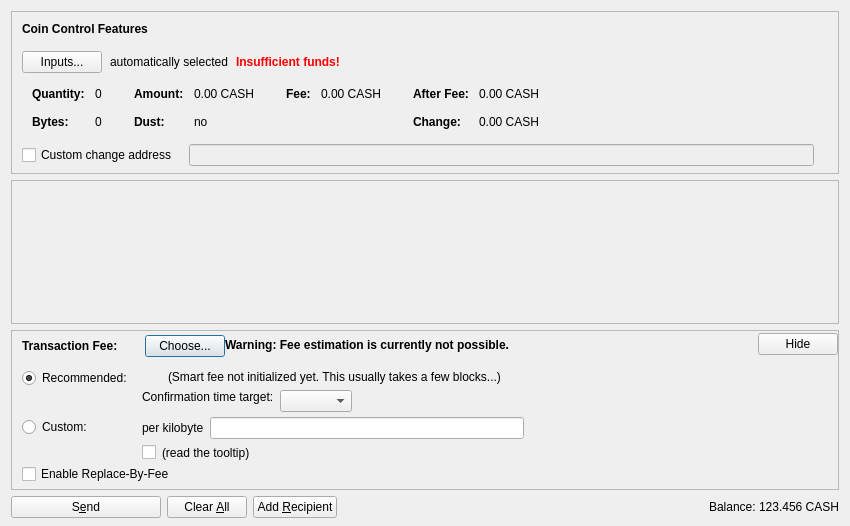
<?xml version="1.0" encoding="UTF-8"?>
<ui version="4.0">
 <class>SendCoinsDialog</class>
 <widget class="QDialog" name="SendCoinsDialog">
  <property name="geometry">
   <rect>
    <x>0</x>
    <y>0</y>
    <width>850</width>
    <height>526</height>
   </rect>
  </property>
  <property name="windowTitle">
   <string>Send Coins</string>
  </property>
  <layout class="QVBoxLayout" name="verticalLayout" stretch="0,1,0,0">
   <property name="bottomMargin">
    <number>8</number>
   </property>
   <item>
    <widget class="QFrame" name="frameCoinControl">
     <property name="sizePolicy">
      <sizepolicy hsizetype="Expanding" vsizetype="Expanding">
       <horstretch>0</horstretch>
       <verstretch>0</verstretch>
      </sizepolicy>
     </property>
     <property name="maximumSize">
      <size>
       <width>16777215</width>
       <height>16777215</height>
      </size>
     </property>
     <property name="frameShape">
      <enum>QFrame::StyledPanel</enum>
     </property>
     <property name="frameShadow">
      <enum>QFrame::Sunken</enum>
     </property>
     <layout class="QVBoxLayout" name="verticalLayoutCoinControl2">
      <property name="spacing">
       <number>0</number>
      </property>
      <property name="leftMargin">
       <number>0</number>
      </property>
      <property name="topMargin">
       <number>0</number>
      </property>
      <property name="rightMargin">
       <number>0</number>
      </property>
      <property name="bottomMargin">
       <number>6</number>
      </property>
      <item>
       <layout class="QVBoxLayout" name="verticalLayoutCoinControl" stretch="0,0,0,0,1">
        <property name="spacing">
         <number>0</number>
        </property>
        <property name="leftMargin">
         <number>10</number>
        </property>
        <property name="topMargin">
         <number>10</number>
        </property>
        <item>
         <layout class="QHBoxLayout" name="horizontalLayoutCoinControl1">
          <property name="bottomMargin">
           <number>15</number>
          </property>
          <item>
           <widget class="QLabel" name="labelCoinControlFeatures">
            <property name="sizePolicy">
             <sizepolicy hsizetype="Preferred" vsizetype="Maximum">
              <horstretch>0</horstretch>
              <verstretch>0</verstretch>
             </sizepolicy>
            </property>
            <property name="font">
             <font>
              <weight>75</weight>
              <bold>true</bold>
             </font>
            </property>
            <property name="styleSheet">
             <string notr="true">font-weight:bold;</string>
            </property>
            <property name="text">
             <string>Coin Control Features</string>
            </property>
           </widget>
          </item>
         </layout>
        </item>
        <item>
         <layout class="QHBoxLayout" name="horizontalLayoutCoinControl2" stretch="0,0,0,0">
          <property name="spacing">
           <number>8</number>
          </property>
          <property name="bottomMargin">
           <number>10</number>
          </property>
          <item>
           <widget class="QPushButton" name="pushButtonCoinControl">
            <property name="styleSheet">
             <string notr="true"/>
            </property>
            <property name="text">
             <string>Inputs...</string>
            </property>
            <property name="autoDefault">
             <bool>false</bool>
            </property>
           </widget>
          </item>
          <item>
           <widget class="QLabel" name="labelCoinControlAutomaticallySelected">
            <property name="text">
             <string>automatically selected</string>
            </property>
            <property name="margin">
             <number>5</number>
            </property>
           </widget>
          </item>
          <item>
           <widget class="QLabel" name="labelCoinControlInsuffFunds">
            <property name="font">
             <font>
              <weight>75</weight>
              <bold>true</bold>
             </font>
            </property>
            <property name="styleSheet">
             <string notr="true">color:red;font-weight:bold;</string>
            </property>
            <property name="text">
             <string>Insufficient funds!</string>
            </property>
            <property name="margin">
             <number>5</number>
            </property>
           </widget>
          </item>
          <item>
           <spacer name="horizontalSpacerCoinControl">
            <property name="orientation">
             <enum>Qt::Horizontal</enum>
            </property>
            <property name="sizeHint" stdset="0">
             <size>
              <width>40</width>
              <height>1</height>
             </size>
            </property>
           </spacer>
          </item>
         </layout>
        </item>
        <item>
         <widget class="QWidget" name="widgetCoinControl" native="true">
          <property name="sizePolicy">
           <sizepolicy hsizetype="Preferred" vsizetype="Preferred">
            <horstretch>0</horstretch>
            <verstretch>0</verstretch>
           </sizepolicy>
          </property>
          <property name="minimumSize">
           <size>
            <width>0</width>
            <height>0</height>
           </size>
          </property>
          <property name="styleSheet">
           <string notr="true"/>
          </property>
          <layout class="QHBoxLayout" name="horizontalLayoutCoinControl5">
           <property name="leftMargin">
            <number>0</number>
           </property>
           <property name="topMargin">
            <number>0</number>
           </property>
           <property name="rightMargin">
            <number>0</number>
           </property>
           <property name="bottomMargin">
            <number>0</number>
           </property>
           <item>
            <layout class="QHBoxLayout" name="horizontalLayoutCoinControl3" stretch="0,0,0,1">
             <property name="spacing">
              <number>20</number>
             </property>
             <property name="topMargin">
              <number>0</number>
             </property>
             <property name="bottomMargin">
              <number>10</number>
             </property>
             <item>
              <layout class="QFormLayout" name="formLayoutCoinControl1">
               <property name="horizontalSpacing">
                <number>10</number>
               </property>
               <property name="verticalSpacing">
                <number>14</number>
               </property>
               <property name="leftMargin">
                <number>10</number>
               </property>
               <property name="topMargin">
                <number>4</number>
               </property>
               <property name="rightMargin">
                <number>6</number>
               </property>
               <item row="0" column="0">
                <widget class="QLabel" name="labelCoinControlQuantityText">
                 <property name="font">
                  <font>
                   <weight>75</weight>
                   <bold>true</bold>
                  </font>
                 </property>
                 <property name="text">
                  <string>Quantity:</string>
                 </property>
                 <property name="margin">
                  <number>0</number>
                 </property>
                </widget>
               </item>
               <item row="0" column="1">
                <widget class="QLabel" name="labelCoinControlQuantity">
                 <property name="cursor">
                  <cursorShape>IBeamCursor</cursorShape>
                 </property>
                 <property name="contextMenuPolicy">
                  <enum>Qt::ActionsContextMenu</enum>
                 </property>
                 <property name="text">
                  <string notr="true">0</string>
                 </property>
                 <property name="margin">
                  <number>0</number>
                 </property>
                 <property name="textInteractionFlags">
                  <set>Qt::LinksAccessibleByMouse|Qt::TextSelectableByKeyboard|Qt::TextSelectableByMouse</set>
                 </property>
                </widget>
               </item>
               <item row="1" column="0">
                <widget class="QLabel" name="labelCoinControlBytesText">
                 <property name="font">
                  <font>
                   <weight>75</weight>
                   <bold>true</bold>
                  </font>
                 </property>
                 <property name="text">
                  <string>Bytes:</string>
                 </property>
                </widget>
               </item>
               <item row="1" column="1">
                <widget class="QLabel" name="labelCoinControlBytes">
                 <property name="cursor">
                  <cursorShape>IBeamCursor</cursorShape>
                 </property>
                 <property name="contextMenuPolicy">
                  <enum>Qt::ActionsContextMenu</enum>
                 </property>
                 <property name="text">
                  <string notr="true">0</string>
                 </property>
                 <property name="textInteractionFlags">
                  <set>Qt::LinksAccessibleByMouse|Qt::TextSelectableByKeyboard|Qt::TextSelectableByMouse</set>
                 </property>
                </widget>
               </item>
              </layout>
             </item>
             <item>
              <layout class="QFormLayout" name="formLayoutCoinControl2">
               <property name="horizontalSpacing">
                <number>10</number>
               </property>
               <property name="verticalSpacing">
                <number>14</number>
               </property>
               <property name="leftMargin">
                <number>6</number>
               </property>
               <property name="topMargin">
                <number>4</number>
               </property>
               <property name="rightMargin">
                <number>6</number>
               </property>
               <item row="0" column="0">
                <widget class="QLabel" name="labelCoinControlAmountText">
                 <property name="font">
                  <font>
                   <weight>75</weight>
                   <bold>true</bold>
                  </font>
                 </property>
                 <property name="text">
                  <string>Amount:</string>
                 </property>
                 <property name="margin">
                  <number>0</number>
                 </property>
                </widget>
               </item>
               <item row="0" column="1">
                <widget class="QLabel" name="labelCoinControlAmount">
                 <property name="cursor">
                  <cursorShape>IBeamCursor</cursorShape>
                 </property>
                 <property name="contextMenuPolicy">
                  <enum>Qt::ActionsContextMenu</enum>
                 </property>
                 <property name="text">
                  <string notr="true">0.00 CASH</string>
                 </property>
                 <property name="textInteractionFlags">
                  <set>Qt::LinksAccessibleByMouse|Qt::TextSelectableByKeyboard|Qt::TextSelectableByMouse</set>
                 </property>
                </widget>
               </item>
               <item row="1" column="0">
                <widget class="QLabel" name="labelCoinControlLowOutputText">
                 <property name="font">
                  <font>
                   <weight>75</weight>
                   <bold>true</bold>
                  </font>
                 </property>
                 <property name="text">
                  <string>Dust:</string>
                 </property>
                </widget>
               </item>
               <item row="1" column="1">
                <widget class="QLabel" name="labelCoinControlLowOutput">
                 <property name="cursor">
                  <cursorShape>IBeamCursor</cursorShape>
                 </property>
                 <property name="contextMenuPolicy">
                  <enum>Qt::ActionsContextMenu</enum>
                 </property>
                 <property name="text">
                  <string notr="true">no</string>
                 </property>
                 <property name="textInteractionFlags">
                  <set>Qt::LinksAccessibleByMouse|Qt::TextSelectableByKeyboard|Qt::TextSelectableByMouse</set>
                 </property>
                </widget>
               </item>
              </layout>
             </item>
             <item>
              <layout class="QFormLayout" name="formLayoutCoinControl3">
               <property name="horizontalSpacing">
                <number>10</number>
               </property>
               <property name="verticalSpacing">
                <number>14</number>
               </property>
               <property name="leftMargin">
                <number>6</number>
               </property>
               <property name="topMargin">
                <number>4</number>
               </property>
               <property name="rightMargin">
                <number>6</number>
               </property>
               <item row="0" column="0">
                <widget class="QLabel" name="labelCoinControlFeeText">
                 <property name="font">
                  <font>
                   <weight>75</weight>
                   <bold>true</bold>
                  </font>
                 </property>
                 <property name="text">
                  <string>Fee:</string>
                 </property>
                 <property name="margin">
                  <number>0</number>
                 </property>
                </widget>
               </item>
               <item row="0" column="1">
                <widget class="QLabel" name="labelCoinControlFee">
                 <property name="cursor">
                  <cursorShape>IBeamCursor</cursorShape>
                 </property>
                 <property name="contextMenuPolicy">
                  <enum>Qt::ActionsContextMenu</enum>
                 </property>
                 <property name="text">
                  <string notr="true">0.00 CASH</string>
                 </property>
                 <property name="textInteractionFlags">
                  <set>Qt::LinksAccessibleByMouse|Qt::TextSelectableByKeyboard|Qt::TextSelectableByMouse</set>
                 </property>
                </widget>
               </item>
              </layout>
             </item>
             <item>
              <layout class="QFormLayout" name="formLayoutCoinControl4">
               <property name="horizontalSpacing">
                <number>10</number>
               </property>
               <property name="verticalSpacing">
                <number>14</number>
               </property>
               <property name="leftMargin">
                <number>6</number>
               </property>
               <property name="topMargin">
                <number>4</number>
               </property>
               <property name="rightMargin">
                <number>6</number>
               </property>
               <item row="0" column="0">
                <widget class="QLabel" name="labelCoinControlAfterFeeText">
                 <property name="font">
                  <font>
                   <weight>75</weight>
                   <bold>true</bold>
                  </font>
                 </property>
                 <property name="text">
                  <string>After Fee:</string>
                 </property>
                 <property name="margin">
                  <number>0</number>
                 </property>
                </widget>
               </item>
               <item row="0" column="1">
                <widget class="QLabel" name="labelCoinControlAfterFee">
                 <property name="cursor">
                  <cursorShape>IBeamCursor</cursorShape>
                 </property>
                 <property name="contextMenuPolicy">
                  <enum>Qt::ActionsContextMenu</enum>
                 </property>
                 <property name="text">
                  <string notr="true">0.00 CASH</string>
                 </property>
                 <property name="textInteractionFlags">
                  <set>Qt::LinksAccessibleByMouse|Qt::TextSelectableByKeyboard|Qt::TextSelectableByMouse</set>
                 </property>
                </widget>
               </item>
               <item row="1" column="0">
                <widget class="QLabel" name="labelCoinControlChangeText">
                 <property name="font">
                  <font>
                   <weight>75</weight>
                   <bold>true</bold>
                  </font>
                 </property>
                 <property name="text">
                  <string>Change:</string>
                 </property>
                </widget>
               </item>
               <item row="1" column="1">
                <widget class="QLabel" name="labelCoinControlChange">
                 <property name="cursor">
                  <cursorShape>IBeamCursor</cursorShape>
                 </property>
                 <property name="contextMenuPolicy">
                  <enum>Qt::ActionsContextMenu</enum>
                 </property>
                 <property name="text">
                  <string notr="true">0.00 CASH</string>
                 </property>
                 <property name="textInteractionFlags">
                  <set>Qt::LinksAccessibleByMouse|Qt::TextSelectableByKeyboard|Qt::TextSelectableByMouse</set>
                 </property>
                </widget>
               </item>
              </layout>
             </item>
            </layout>
           </item>
          </layout>
         </widget>
        </item>
        <item>
         <layout class="QHBoxLayout" name="horizontalLayoutCoinControl4" stretch="0,0,0">
          <property name="spacing">
           <number>12</number>
          </property>
          <property name="sizeConstraint">
           <enum>QLayout::SetDefaultConstraint</enum>
          </property>
          <property name="topMargin">
           <number>5</number>
          </property>
          <property name="rightMargin">
           <number>5</number>
          </property>
          <item>
           <widget class="QCheckBox" name="checkBoxCoinControlChange">
            <property name="toolTip">
             <string>If this is activated, but the change address is empty or invalid, change will be sent to a newly generated address.</string>
            </property>
            <property name="text">
             <string>Custom change address</string>
            </property>
           </widget>
          </item>
          <item>
           <widget class="QValidatedLineEdit" name="lineEditCoinControlChange">
            <property name="enabled">
             <bool>false</bool>
            </property>
            <property name="sizePolicy">
             <sizepolicy hsizetype="Expanding" vsizetype="Fixed">
              <horstretch>0</horstretch>
              <verstretch>0</verstretch>
             </sizepolicy>
            </property>
           </widget>
          </item>
          <item>
           <widget class="QLabel" name="labelCoinControlChangeLabel">
            <property name="sizePolicy">
             <sizepolicy hsizetype="Preferred" vsizetype="Expanding">
              <horstretch>0</horstretch>
              <verstretch>0</verstretch>
             </sizepolicy>
            </property>
            <property name="minimumSize">
             <size>
              <width>0</width>
              <height>0</height>
             </size>
            </property>
            <property name="text">
             <string/>
            </property>
            <property name="margin">
             <number>3</number>
            </property>
           </widget>
          </item>
         </layout>
        </item>
        <item>
         <spacer name="verticalSpacerCoinControl">
          <property name="orientation">
           <enum>Qt::Vertical</enum>
          </property>
          <property name="sizeHint" stdset="0">
           <size>
            <width>800</width>
            <height>1</height>
           </size>
          </property>
         </spacer>
        </item>
       </layout>
      </item>
     </layout>
    </widget>
   </item>
   <item>
    <widget class="QScrollArea" name="scrollArea">
     <property name="widgetResizable">
      <bool>true</bool>
     </property>
     <widget class="QWidget" name="scrollAreaWidgetContents">
      <property name="geometry">
       <rect>
        <x>0</x>
        <y>0</y>
        <width>830</width>
        <height>104</height>
       </rect>
      </property>
      <layout class="QVBoxLayout" name="verticalLayout_2" stretch="0,1">
       <property name="leftMargin">
        <number>0</number>
       </property>
       <property name="topMargin">
        <number>0</number>
       </property>
       <property name="rightMargin">
        <number>0</number>
       </property>
       <property name="bottomMargin">
        <number>0</number>
       </property>
       <item>
        <layout class="QVBoxLayout" name="entries">
         <property name="spacing">
          <number>6</number>
         </property>
        </layout>
       </item>
       <item>
        <spacer name="verticalSpacer">
         <property name="orientation">
          <enum>Qt::Vertical</enum>
         </property>
         <property name="sizeHint" stdset="0">
          <size>
           <width>20</width>
           <height>40</height>
          </size>
         </property>
        </spacer>
       </item>
      </layout>
     </widget>
    </widget>
   </item>
   <item>
    <widget class="QFrame" name="frameFee">
     <property name="sizePolicy">
      <sizepolicy hsizetype="Expanding" vsizetype="Expanding">
       <horstretch>0</horstretch>
       <verstretch>0</verstretch>
      </sizepolicy>
     </property>
     <property name="maximumSize">
      <size>
       <width>16777215</width>
       <height>16777215</height>
      </size>
     </property>
     <property name="frameShape">
      <enum>QFrame::StyledPanel</enum>
     </property>
     <property name="frameShadow">
      <enum>QFrame::Sunken</enum>
     </property>
     <layout class="QVBoxLayout" name="verticalLayoutFee1">
      <property name="spacing">
       <number>0</number>
      </property>
      <property name="leftMargin">
       <number>0</number>
      </property>
      <property name="topMargin">
       <number>0</number>
      </property>
      <property name="rightMargin">
       <number>0</number>
      </property>
      <property name="bottomMargin">
       <number>0</number>
      </property>
      <item>
       <layout class="QVBoxLayout" name="verticalLayoutFee2" stretch="0,0,0">
        <property name="spacing">
         <number>0</number>
        </property>
        <property name="leftMargin">
         <number>10</number>
        </property>
        <property name="topMargin">
         <number>0</number>
        </property>
        <item>
         <layout class="QHBoxLayout" name="horizontalLayoutFee1">
          <property name="bottomMargin">
           <number>0</number>
          </property>
          <item>
           <layout class="QVBoxLayout" name="verticalLayoutFee7">
            <property name="spacing">
             <number>0</number>
            </property>
            <item>
             <spacer name="verticalSpacerSmartFee">
              <property name="orientation">
               <enum>Qt::Vertical</enum>
              </property>
              <property name="sizeType">
               <enum>QSizePolicy::Fixed</enum>
              </property>
              <property name="sizeHint" stdset="0">
               <size>
                <width>1</width>
                <height>4</height>
               </size>
              </property>
             </spacer>
            </item>
            <item>
             <layout class="QHBoxLayout" name="horizontalLayoutSmartFee">
              <property name="spacing">
               <number>10</number>
              </property>
              <item>
               <widget class="QLabel" name="labelFeeHeadline">
                <property name="sizePolicy">
                 <sizepolicy hsizetype="Preferred" vsizetype="Maximum">
                  <horstretch>0</horstretch>
                  <verstretch>0</verstretch>
                 </sizepolicy>
                </property>
                <property name="font">
                 <font>
                  <weight>75</weight>
                  <bold>true</bold>
                 </font>
                </property>
                <property name="styleSheet">
                 <string notr="true">font-weight:bold;</string>
                </property>
                <property name="text">
                 <string>Transaction Fee:</string>
                </property>
               </widget>
              </item>
              <item>
               <widget class="QLabel" name="labelFeeMinimized">
                <property name="text">
                 <string/>
                </property>
               </widget>
              </item>
              <item>
               <widget class="QPushButton" name="buttonChooseFee">
                <property name="text">
                 <string>Choose...</string>
                </property>
               </widget>
              </item>
             </layout>
            </item>
            <item>
             <spacer name="verticalSpacer_5">
              <property name="orientation">
               <enum>Qt::Vertical</enum>
              </property>
              <property name="sizeHint" stdset="0">
               <size>
                <width>1</width>
                <height>1</height>
               </size>
              </property>
             </spacer>
            </item>
           </layout>
          </item>
          <item>
           <widget class="QLabel" name="fallbackFeeWarningLabel">
            <property name="toolTip">
             <string>Using the fallbackfee can result in sending a transaction that will take several hours or days (or never) to confirm. Consider choosing your fee manually or wait until you have validated the complete chain.</string>
            </property>
            <property name="font">
            <font>
                <weight>75</weight>
                <bold>true</bold>
            </font>
            </property>
            <property name="text">
             <string>Warning: Fee estimation is currently not possible.</string>
            </property>
            <property name="wordWrap">
             <bool>false</bool>
            </property>
           </widget>
          </item>
          <item>
           <spacer name="horizontalSpacer_4">
            <property name="orientation">
             <enum>Qt::Horizontal</enum>
            </property>
            <property name="sizeType">
             <enum>QSizePolicy::MinimumExpanding</enum>
            </property>
            <property name="sizeHint" stdset="0">
             <size>
              <width>40</width>
              <height>20</height>
             </size>
            </property>
           </spacer>
          </item>
          <item>
           <widget class="QPushButton" name="buttonMinimizeFee">
            <property name="toolTip">
             <string>collapse fee-settings</string>
            </property>
            <property name="text">
             <string>Hide</string>
            </property>
           </widget>
          </item>
         </layout>
        </item>
        <item>
         <widget class="QFrame" name="frameFeeSelection">
          <layout class="QVBoxLayout" name="verticalLayoutFee12">
           <property name="spacing">
            <number>0</number>
           </property>
           <property name="leftMargin">
            <number>0</number>
           </property>
           <property name="topMargin">
            <number>0</number>
           </property>
           <property name="rightMargin">
            <number>0</number>
           </property>
           <property name="bottomMargin">
            <number>0</number>
           </property>
           <item>
            <layout class="QGridLayout" name="gridLayoutFee">
             <property name="topMargin">
              <number>10</number>
             </property>
             <property name="bottomMargin">
              <number>4</number>
             </property>
             <property name="horizontalSpacing">
              <number>10</number>
             </property>
             <property name="verticalSpacing">
              <number>4</number>
             </property>
             <item row="1" column="1">
              <layout class="QVBoxLayout" name="verticalLayoutFee8">
               <property name="spacing">
                <number>6</number>
               </property>
               <item>
                <layout class="QHBoxLayout" name="horizontalLayoutFee13">
                 <item>
                  <widget class="QLabel" name="labelCustomPerKilobyte">
                   <property name="toolTip">
                    <string>If the custom fee is set to 1000 satoshis and the transaction is only 250 bytes, then &quot;per kilobyte&quot; only pays 250 satoshis in fee, while &quot;total at least&quot; pays 1000 satoshis. For transactions bigger than a kilobyte both pay by kilobyte.</string>
                   </property>
                   <property name="text">
                    <string>per kilobyte</string>
                   </property>
                  </widget>
                 </item>
                 <item>
                  <widget class="BitcoinAmountField" name="customFee"/>
                 </item>
                 <item>
                  <spacer name="horizontalSpacer_6">
                   <property name="orientation">
                    <enum>Qt::Horizontal</enum>
                   </property>
                   <property name="sizeHint" stdset="0">
                    <size>
                     <width>1</width>
                     <height>1</height>
                    </size>
                   </property>
                  </spacer>
                 </item>
                </layout>
               </item>
               <item>
                <layout class="QHBoxLayout" name="horizontalLayoutFee8">
                 <item>
                  <widget class="QCheckBox" name="checkBoxMinimumFee">
                   <property name="toolTip">
                    <string>Paying only the minimum fee is just fine as long as there is less transaction volume than space in the blocks. But be aware that this can end up in a never confirming transaction once there is more demand for bitcoin transactions than the network can process.</string>
                   </property>
                   <property name="text">
                    <string/>
                   </property>
                  </widget>
                 </item>
                 <item>
                  <widget class="QLabel" name="labelMinFeeWarning">
                   <property name="enabled">
                    <bool>true</bool>
                   </property>
                   <property name="toolTip">
                    <string>Paying only the minimum fee is just fine as long as there is less transaction volume than space in the blocks. But be aware that this can end up in a never confirming transaction once there is more demand for bitcoin transactions than the network can process.</string>
                   </property>
                   <property name="text">
                    <string>(read the tooltip)</string>
                   </property>
                   <property name="margin">
                    <number>5</number>
                   </property>
                  </widget>
                 </item>
                 <item>
                  <spacer name="horizontalSpacer_2">
                   <property name="orientation">
                    <enum>Qt::Horizontal</enum>
                   </property>
                   <property name="sizeHint" stdset="0">
                    <size>
                     <width>1</width>
                     <height>1</height>
                    </size>
                   </property>
                  </spacer>
                 </item>
                </layout>
               </item>
              </layout>
             </item>
             <item row="0" column="0">
              <layout class="QVBoxLayout" name="verticalLayoutFee4" stretch="0,1">
               <item>
                <widget class="QRadioButton" name="radioSmartFee">
                 <property name="text">
                  <string>Recommended:</string>
                 </property>
                 <property name="checked">
                  <bool>true</bool>
                 </property>
                 <attribute name="buttonGroup">
                  <string notr="true">groupFee</string>
                 </attribute>
                </widget>
               </item>
               <item>
                <spacer name="verticalSpacer_2">
                 <property name="orientation">
                  <enum>Qt::Vertical</enum>
                 </property>
                 <property name="sizeHint" stdset="0">
                  <size>
                   <width>1</width>
                   <height>1</height>
                  </size>
                 </property>
                </spacer>
               </item>
              </layout>
             </item>
             <item row="1" column="0">
              <layout class="QVBoxLayout" name="verticalLayoutFee9" stretch="0,1">
               <item>
                <widget class="QRadioButton" name="radioCustomFee">
                 <property name="text">
                  <string>Custom:</string>
                 </property>
                 <attribute name="buttonGroup">
                  <string notr="true">groupFee</string>
                 </attribute>
                </widget>
               </item>
               <item>
                <spacer name="verticalSpacer_6">
                 <property name="orientation">
                  <enum>Qt::Vertical</enum>
                 </property>
                 <property name="sizeHint" stdset="0">
                  <size>
                   <width>1</width>
                   <height>1</height>
                  </size>
                 </property>
                </spacer>
               </item>
              </layout>
             </item>
             <item row="0" column="1">
              <layout class="QVBoxLayout" name="verticalLayoutFee3" stretch="0,0,1">
               <property name="spacing">
                <number>6</number>
               </property>
               <property name="topMargin">
                <number>2</number>
               </property>
               <item>
                <layout class="QHBoxLayout" name="horizontalLayoutFee12">
                 <item>
                  <widget class="QLabel" name="labelSmartFee">
                   <property name="text">
                    <string/>
                   </property>
                   <property name="margin">
                    <number>2</number>
                   </property>
                  </widget>
                 </item>
                 <item>
                  <widget class="QLabel" name="labelFeeEstimation">
                   <property name="text">
                    <string/>
                   </property>
                  </widget>
                 </item>
                 <item>
                  <widget class="QLabel" name="labelSmartFee2">
                   <property name="text">
                    <string>(Smart fee not initialized yet. This usually takes a few blocks...)</string>
                   </property>
                   <property name="margin">
                    <number>2</number>
                   </property>
                  </widget>
                 </item>
                 <item>
                  <spacer name="horizontalSpacer_5">
                   <property name="orientation">
                    <enum>Qt::Horizontal</enum>
                   </property>
                   <property name="sizeHint" stdset="0">
                    <size>
                     <width>1</width>
                     <height>1</height>
                    </size>
                   </property>
                  </spacer>
                 </item>
                </layout>
               </item>
               <item>
                <layout class="QHBoxLayout" name="horizontalLayoutFee9">
                 <item>
                  <layout class="QVBoxLayout" name="verticalLayoutFee6">
                   <item>
                    <widget class="QLabel" name="labelSmartFee3">
                     <property name="text">
                      <string>Confirmation time target:</string>
                     </property>
                     <property name="margin">
                      <number>2</number>
                     </property>
                    </widget>
                   </item>
                   <item>
                    <spacer name="verticalSpacer_3">
                     <property name="orientation">
                      <enum>Qt::Vertical</enum>
                     </property>
                     <property name="sizeHint" stdset="0">
                      <size>
                       <width>1</width>
                       <height>1</height>
                      </size>
                     </property>
                    </spacer>
                   </item>
                  </layout>
                 </item>
                 <item>
                  <layout class="QVBoxLayout" name="verticalLayoutFee5">
                   <property name="rightMargin">
                    <number>30</number>
                   </property>
                   <item>
                    <layout class="QHBoxLayout" name="horizontalLayoutConfTarget">
                     <property name="bottomMargin">
                      <number>0</number>
                     </property>
                     <item>
                      <widget class="QComboBox" name="confTargetSelector"/>
                     </item>
                     <item>
                      <spacer name="horizontalSpacerConfTarget">
                       <property name="orientation">
                        <enum>Qt::Horizontal</enum>
                       </property>
                       <property name="sizeHint" stdset="0">
                        <size>
                         <width>40</width>
                         <height>20</height>
                        </size>
                       </property>
                      </spacer>
                     </item>
                    </layout>
                   </item>
                  </layout>
                 </item>
                </layout>
               </item>
               <item>
                <spacer name="verticalSpacer_4">
                 <property name="orientation">
                  <enum>Qt::Vertical</enum>
                 </property>
                 <property name="sizeHint" stdset="0">
                  <size>
                   <width>1</width>
                   <height>1</height>
                  </size>
                 </property>
                </spacer>
               </item>
              </layout>
             </item>
            </layout>
           </item>
           <item>
            <widget class="QCheckBox" name="optInRBF">
             <property name="text">
              <string>Enable Replace-By-Fee</string>
             </property>
             <property name="toolTip">
              <string>With Replace-By-Fee (BIP-125) you can increase a transaction's fee after it is sent. Without this, a higher fee may be recommended to compensate for increased transaction delay risk.</string>
             </property>
            </widget>
           </item>
          </layout>
         </widget>
        </item>
        <item>
         <spacer name="verticalSpacerFee">
          <property name="orientation">
           <enum>Qt::Vertical</enum>
          </property>
          <property name="sizeHint" stdset="0">
           <size>
            <width>40</width>
            <height>5</height>
           </size>
          </property>
         </spacer>
        </item>
       </layout>
      </item>
     </layout>
    </widget>
   </item>
   <item>
    <layout class="QHBoxLayout" name="horizontalLayout">
     <item>
      <widget class="QPushButton" name="sendButton">
       <property name="minimumSize">
        <size>
         <width>150</width>
         <height>0</height>
        </size>
       </property>
       <property name="toolTip">
        <string>Confirm the send action</string>
       </property>
       <property name="text">
        <string>S&amp;end</string>
       </property>
       <property name="icon">
        <iconset resource="../bitcoin.qrc">
         <normaloff>:/icons/send</normaloff>:/icons/send</iconset>
       </property>
       <property name="autoDefault">
        <bool>false</bool>
       </property>
       <property name="default">
        <bool>false</bool>
       </property>
      </widget>
     </item>
     <item>
      <widget class="QPushButton" name="clearButton">
       <property name="sizePolicy">
        <sizepolicy hsizetype="Minimum" vsizetype="Fixed">
         <horstretch>0</horstretch>
         <verstretch>0</verstretch>
        </sizepolicy>
       </property>
       <property name="toolTip">
        <string>Clear all fields of the form.</string>
       </property>
       <property name="text">
        <string>Clear &amp;All</string>
       </property>
       <property name="icon">
        <iconset resource="../bitcoin.qrc">
         <normaloff>:/icons/remove</normaloff>:/icons/remove</iconset>
       </property>
       <property name="autoDefault">
        <bool>false</bool>
       </property>
      </widget>
     </item>
     <item>
      <widget class="QPushButton" name="addButton">
       <property name="toolTip">
        <string>Send to multiple recipients at once</string>
       </property>
       <property name="text">
        <string>Add &amp;Recipient</string>
       </property>
       <property name="icon">
        <iconset resource="../bitcoin.qrc">
         <normaloff>:/icons/add</normaloff>:/icons/add</iconset>
       </property>
       <property name="autoDefault">
        <bool>false</bool>
       </property>
      </widget>
     </item>
     <item>
      <spacer name="horizontalSpacer">
       <property name="orientation">
        <enum>Qt::Horizontal</enum>
       </property>
       <property name="sizeHint" stdset="0">
        <size>
         <width>40</width>
         <height>20</height>
        </size>
       </property>
      </spacer>
     </item>
     <item>
      <layout class="QHBoxLayout" name="horizontalLayout_2">
       <property name="spacing">
        <number>3</number>
       </property>
       <item>
        <widget class="QLabel" name="label">
         <property name="sizePolicy">
          <sizepolicy hsizetype="Preferred" vsizetype="Fixed">
           <horstretch>0</horstretch>
           <verstretch>0</verstretch>
          </sizepolicy>
         </property>
         <property name="text">
          <string>Balance:</string>
         </property>
        </widget>
       </item>
       <item>
        <widget class="QLabel" name="labelBalance">
         <property name="sizePolicy">
          <sizepolicy hsizetype="Preferred" vsizetype="Fixed">
           <horstretch>0</horstretch>
           <verstretch>0</verstretch>
          </sizepolicy>
         </property>
         <property name="cursor">
          <cursorShape>IBeamCursor</cursorShape>
         </property>
         <property name="text">
          <string notr="true">123.456 CASH</string>
         </property>
         <property name="textInteractionFlags">
          <set>Qt::LinksAccessibleByMouse|Qt::TextSelectableByKeyboard|Qt::TextSelectableByMouse</set>
         </property>
        </widget>
       </item>
      </layout>
     </item>
    </layout>
   </item>
  </layout>
 </widget>
 <customwidgets>
  <customwidget>
   <class>QValidatedLineEdit</class>
   <extends>QLineEdit</extends>
   <header>qt/qvalidatedlineedit.h</header>
  </customwidget>
  <customwidget>
   <class>BitcoinAmountField</class>
   <extends>QLineEdit</extends>
   <header>qt/bitcoinamountfield.h</header>
   <container>1</container>
  </customwidget>
 </customwidgets>
 <resources>
  <include location="../bitcoin.qrc"/>
 </resources>
 <connections/>
 <buttongroups>
  <buttongroup name="groupFee"/>
 </buttongroups>
</ui>
